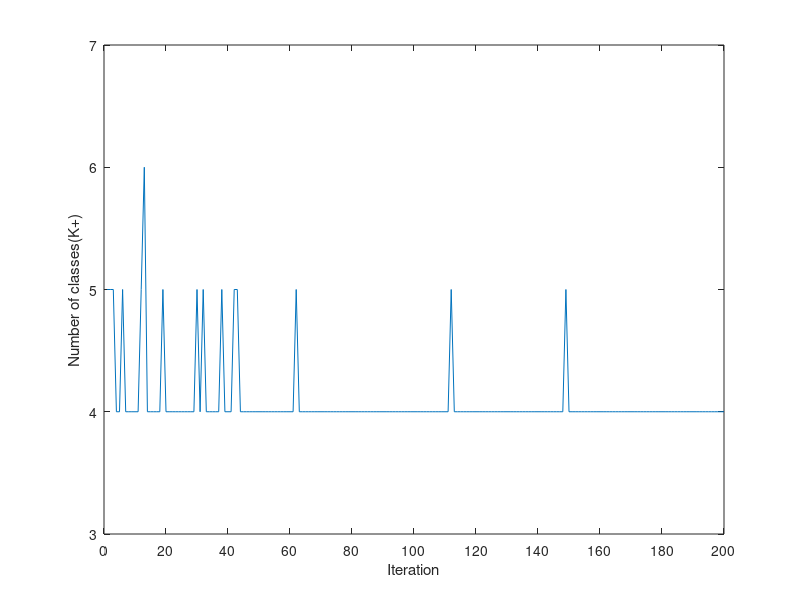

MATLAB code for this plot:

        
 Y=[     0    0.0050    0.0050    0.0050    0.0040    0.0040    0.0050    0.0040    0.0040    0.0040    0.0040    0.0040    0.0050    0.0060    0.0040    0.0040

  

   
    0.0040    0.0040    0.0040    0.0050    0.0040    0.0040    0.0040    0.0040    0.0040    0.0040    0.0040    0.0040    0.0040    0.0040    0.0050    0.0040



   
    0.0050    0.0040    0.0040    0.0040    0.0040    0.0040    0.0050    0.0040    0.0040    0.0040    0.0050    0.0050    0.0040    0.0040    0.0040    0.0040

  

  
    0.0040    0.0040    0.0040    0.0040    0.0040    0.0040    0.0040    0.0040    0.0040    0.0040    0.0040    0.0040    0.0040    0.0040    0.0050    0.0040

  

  
    0.0040    0.0040    0.0040    0.0040    0.0040    0.0040    0.0040    0.0040    0.0040    0.0040    0.0040    0.0040    0.0040    0.0040    0.0040    0.0040

 

  
    0.0040    0.0040    0.0040    0.0040    0.0040    0.0040    0.0040    0.0040    0.0040    0.0040    0.0040    0.0040    0.0040    0.0040    0.0040    0.0040

 

  
    0.0040    0.0040    0.0040    0.0040    0.0040    0.0040    0.0040    0.0040    0.0040    0.0040    0.0040    0.0040    0.0040    0.0040    0.0040    0.0040

 

   
    0.0050    0.0040    0.0040    0.0040    0.0040    0.0040    0.0040    0.0040    0.0040    0.0040    0.0040    0.0040    0.0040    0.0040    0.0040    0.0040

  

   
    0.0040    0.0040    0.0040    0.0040    0.0040    0.0040    0.0040    0.0040    0.0040    0.0040    0.0040    0.0040    0.0040    0.0040    0.0040    0.0040

 

 
    0.0040    0.0040    0.0040    0.0040    0.0040    0.0050    0.0040    0.0040    0.0040    0.0040    0.0040    0.0040    0.0040    0.0040    0.0040    0.0040

  

   
    0.0040    0.0040    0.0040    0.0040    0.0040    0.0040    0.0040    0.0040    0.0040    0.0040    0.0040    0.0040    0.0040    0.0040    0.0040    0.0040

  

   
    0.0040    0.0040    0.0040    0.0040    0.0040    0.0040    0.0040    0.0040    0.0040    0.0040    0.0040    0.0040    0.0040    0.0040    0.0040    0.0040];
extra=[0.0040    0.0040    0.0040    0.0040    0.0040    0.0040    0.0040    0.0040    0.0040];


Y=1000*[reshape(Y',1,192) extra];
Y=Y(1,2:201);

for i=1:200
    X(i)=i;
end
      
plot(X,Y);axis([0 200 3 7]);
set(gca,'Xtick',0:20:200); 
set(gca,'Ytick',2:1:7);
xlabel('Iteration'); ylabel('Number of classes(K+)');